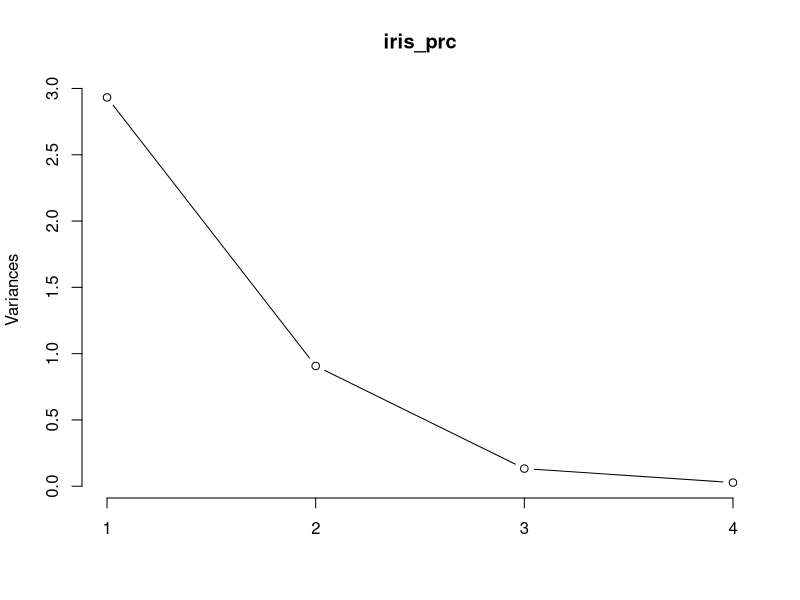

Write R code to recreate this figure.
### 1. pca analysis : using prcomp w/ iris  2.   
  
library(psych)
library(GPArotation)

library(readxl)

# The function princomp() uses the spectral decomposition approach.

# The functions prcomp() and PCA()[FactoMineR] use the singular value decomposition (SVD).
#  According to R help, SVD has slightly better numerical accuracy. Therefore, prcomp() is the preferred function.

# prcomp(x, scale = FALSE)  vs princomp(x, cor = FALSE, scores = TRUE)
 
# scale : whether the variables should be scaled to have unit variance before the analysis takes place 
# cor : If TRUE, the data will be centered and scaled before the analysis
# scores : a logical value. If TRUE, the coordinates on each principal component are calculated


# 1. multicollinearity check

cor(iris[1:4])

head(iris)
iris[1:4]

# some of them are big as 0.87

# 2. biased data -> transform log 

iris_log <- log(iris[, 1:4])

iris_species <- iris[,5]

str(iris_log)

# 3. pca analysis

# Unlike princomp, prcomp : variances are computed with the usual divisor N - 1.

iris_prc <- prcomp(iris_log, center = T, scale. = T)

# Warning messages:  In doTryCatch(return(expr), name, parentenv, handler) :  플랏 타입 'lines'은 첫번째 문자에서 잘려질 것입니다

print(iris_prc)

# 4. plot scree graph

plot(iris_prc,type="lines")

# 5. summary : check that how much it has a power of explanation Cumulative Proportion 

summary(iris_prc)  ## 

# Cumulative Proportion  0.7331 of PC1,  0.9599 with PC2

# 6. linear regression

prc <- as.matrix(iris_log) %*% iris_prc$rotation

prc

# 7. 

train <- cbind(iris_species,as.data.frame(prc))

head(train)

train[,1] <- as.factor(train[,1])

str(train)

head(train)


colnames(train)[1] <- "label"

str(train)

head(train)

# 8. linear regression with PC1, PC2

fit <- lm(label~PC1+PC2, data=train) 


# 9. performance check 

fit_pred <- predict(fit, newdata = train)

fit_pred

# 10. comparision the both prediction, actual 

b <- round(fit_pred)

str(b)


b[b==1] <- "setosa"

b[b==2] <- "Versicolor"

b[b==3] <- "Virginica"

b

a <- iris_species

table(b,a)


